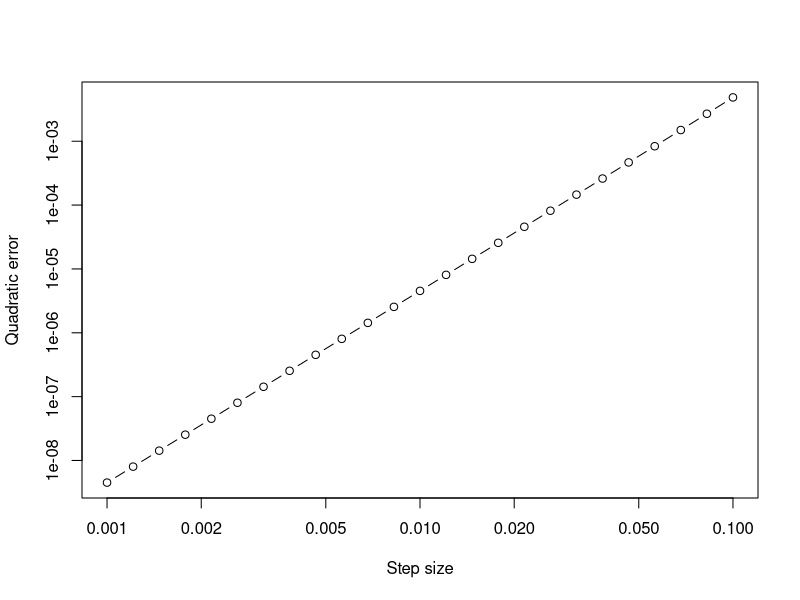

The R source for this figure:
f <- function(x,y) exp(x+2*y)
t1 <- function(x,y) 1+x+2*y
t2 <- function(x,y) 1+x+2*y+.5*(x+2*y)^2
print(c(exact=f(.1,.05),linear=t1(.1,.05),
        quadratic=t2(.1,.05)))
h <- 10^seq(-3,-1,length.out=25)
plot(h,abs(f(h,h)-t2(h,h)),log="xy",type="b",
     xlab="Step size",ylab="Quadratic error")
